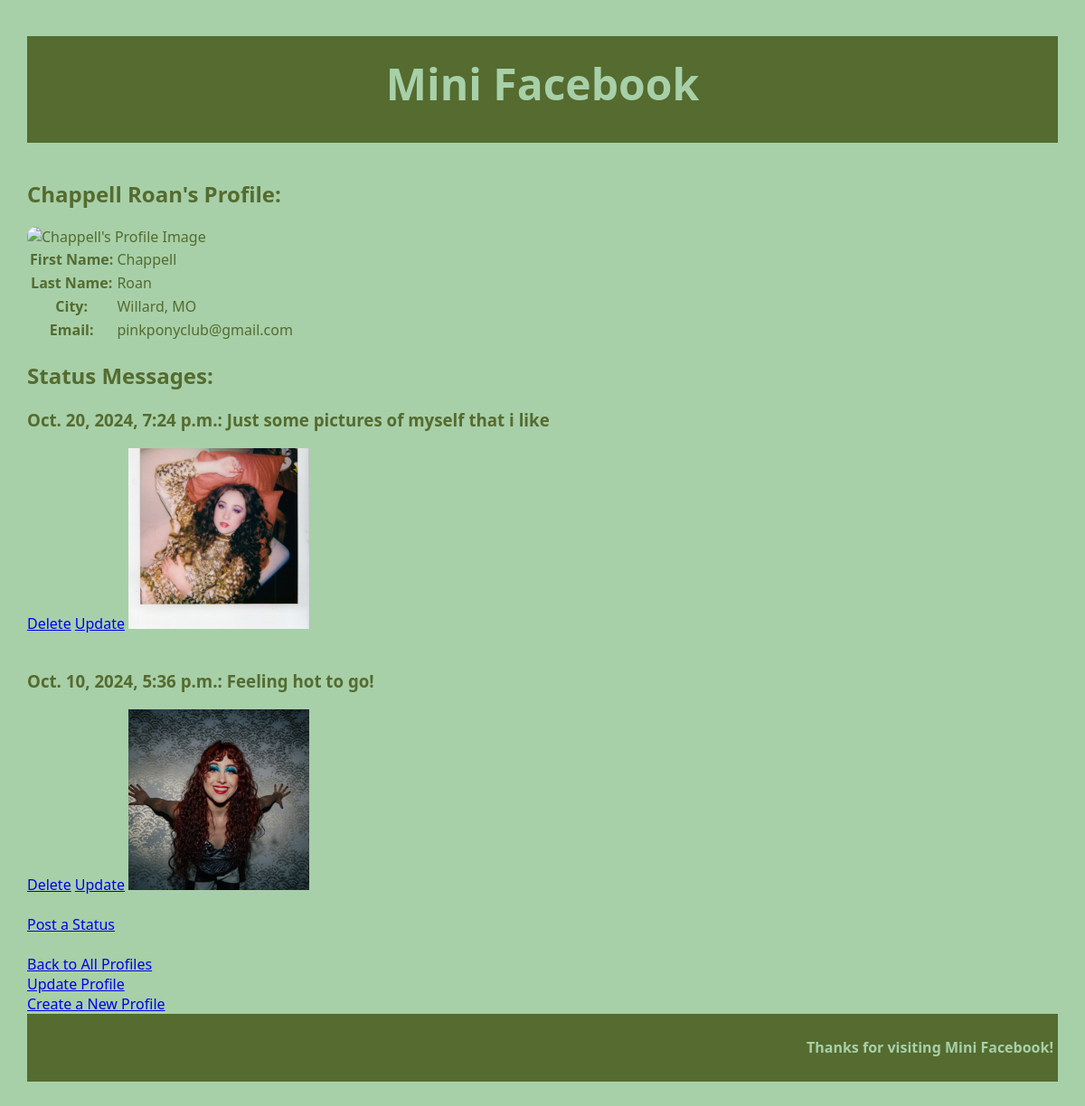
The app's page /mini_fb/profile/1/ with its own data.
### mini_fb/models.py (models this page shows, shortened)
class Profile(models.Model):
    firstName = models.TextField(blank = False)
    lastName = models.TextField(blank = False)
    city = models.TextField(blank = False)
    email = models.EmailField(blank = False)
    image_url = models.URLField(blank = False)
    def get_status_messages(self):
        return self.statusmessage_set.all().order_by('-timestamp')

class StatusMessage(models.Model):
    timestamp = models.DateTimeField(auto_now_add=True)
    message = models.TextField(blank=False)
    profile = models.ForeignKey('Profile', on_delete=models.CASCADE)
    def get_images(self):
        return self.image_set.all()

class Image(models.Model):
    image_file = models.ImageField(upload_to='media/')
    status_message = models.ForeignKey('StatusMessage', on_delete=models.CASCADE)
    uploaded_at = models.DateTimeField(auto_now_add=True)

### mini_fb/views.py (the view)
# urls.py: path('profile/<int:pk>/', views.ShowProfilePageView.as_view(), name='show_profile'),
class ShowProfilePageView(DetailView):
    model = Profile  # The model to display
    template_name = 'mini_fb/show_profile.html'  # The template to use
    context_object_name = 'profile'  # The context variable name to access the profile in the template

### mini_fb/templates/mini_fb/show_profile.html
{% extends 'mini_fb/base.html' %}
{% block content %}
<main>
    <h2>{{ profile.firstName }} {{ profile.lastName }}'s Profile:</h2>
    <img src="{{ profile.image_url }}" alt="{{ profile.firstName }}'s Profile Image" style="max-width: 300px; border-radius: 10px;">
    <table>
        <tr>
            <th>First Name:</th>
            <td>{{ profile.firstName }}</td>
        </tr>
        <tr>
            <th>Last Name:</th>
            <td>{{ profile.lastName }}</td>
        </tr>
        <tr>
            <th>City:</th>
            <td>{{ profile.city }}</td>
        </tr>
        <tr>
            <th>Email:</th>
            <td>{{ profile.email }}</td>
        </tr>
    </table>
    <div>
        <h2>Status Messages:</h2>
            {% for status in profile.get_status_messages %}
                    <h3>{{ status.timestamp }}: {{ status.message }}</h3>
                    <a href="{% url 'delete_status' status.pk %}">Delete</a>
                    <a href="{% url 'update_status' status.pk %}">Update</a>
                    {% for img in status.get_images %}
                        <img src="{{ img.image_file.url }}" alt="Image for status message" style="max-width: 200px;">
                        <br><br>
                    {% endfor %}
            {% empty %}
                <h3>No status messages yet.</h3>
            {% endfor %}
            <a href="{% url 'create_status' profile.pk %}">Post a Status</a><br><br>
    </div>
    <a href="{% url 'show_all_profiles' %}">Back to All Profiles</a> <br>
    <a href="{% url 'update_profile' profile.pk %}">Update Profile</a>
</main>
{% endblock %}

### static/styles-mini_fb.css (style rules this page uses)
body { margin: 30px; background: rgb(167, 208, 169); color: darkolivegreen; font-family:'Segoe UI', Tahoma, Geneva, Verdana, sans-serif; }
h2, h3 { color: darkolivegreen; }

### records on screen
Profile: firstName "Chappell", lastName "Roan", city "Willard, MO", email "pinkponyclub@gmail.com"
StatusMessage: timestamp "Oct. 20, 2024, 7:24 p.m.", message "Just some pictures of myself that i like"
Image: image_file (picture)
StatusMessage: timestamp "Oct. 10, 2024, 5:36 p.m.", message "Feeling hot to go!"
Image: image_file (picture)
